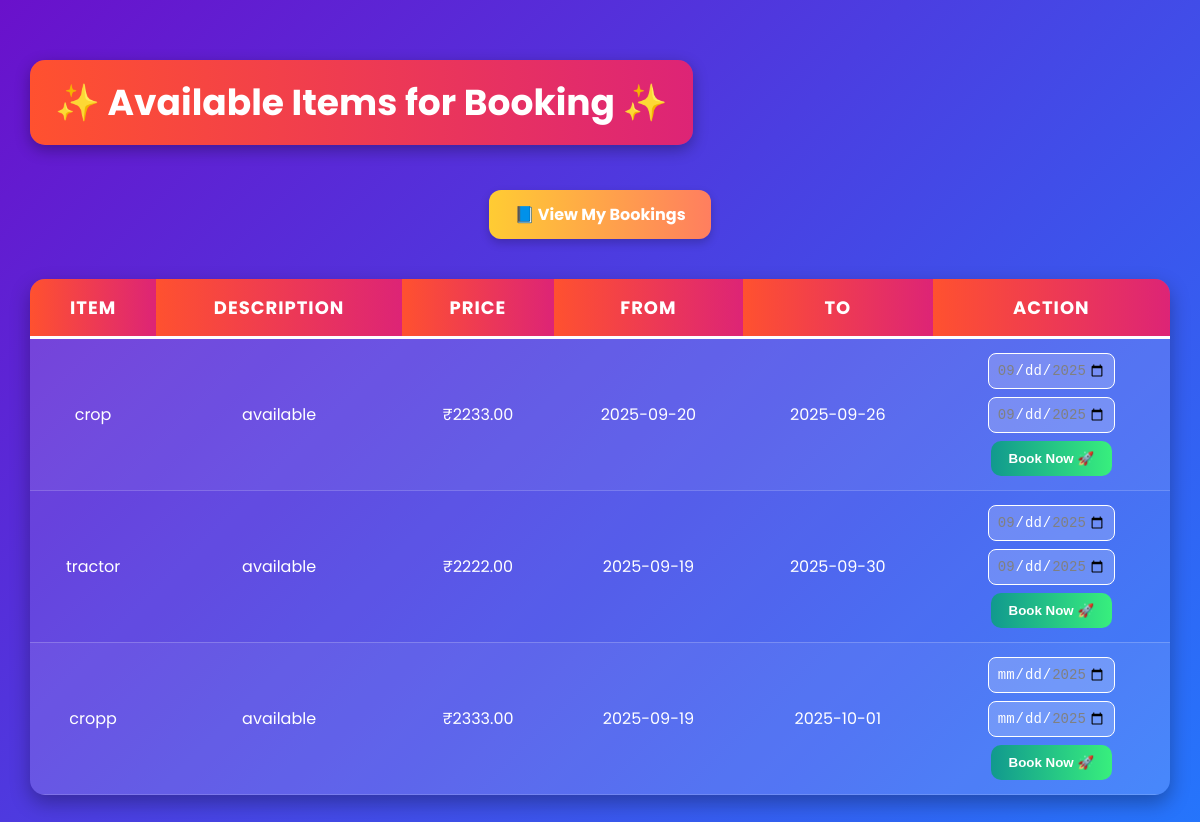
Page /items.php (signed in) on the committed database.
### tables this page shows
CREATE TABLE `items` (
  `item_id` int(11) NOT NULL,
  `item_name` varchar(100) NOT NULL,
  `description` text DEFAULT NULL,
  `price` decimal(10,2) NOT NULL,
  `available_from` date DEFAULT NULL,
  `available_to` date DEFAULT NULL,
  `status` enum('available','unavailable') DEFAULT 'available',
  `created_at` timestamp NOT NULL DEFAULT current_timestamp()
);

### items.php (the view, shortened to what this page needs)
<?php
require('conn.php');
$query = "SELECT * FROM items WHERE status='available'";
$result = $con->query($query);
?>
<!DOCTYPE html>
<html lang="en">
<head>
</head>
<body>
<h2>✨ Available Items for Booking ✨</h2>
<div style="text-align:center;">
  <a href="my_bookings.php" class="view-btn">📘 View My Bookings</a>
</div>
<table>
<tr>
  <th>Item</th>
  <th>Description</th>
  <th>Price</th>
  <th>From</th>
  <th>To</th>
  <th>Action</th>
</tr>
<?php while($row = $result->fetch_assoc()) { ?>
<tr>
  <td><?= $row['item_name'] ?></td>
  <td><?= $row['description'] ?></td>
  <td>₹<?= $row['price'] ?></td>
  <td><?= $row['available_from'] ?></td>
  <td><?= $row['available_to'] ?></td>
  <td>
    <form method="POST" action="book_item.php">
      <input type="date" name="from_date" required
             min="<?= $row['available_from'] ?>"
             max="<?= $row['available_to'] ?>">
      <input type="date" name="to_date" required
             min="<?= $row['available_from'] ?>"
             max="<?= $row['available_to'] ?>">
      <button type="submit">Book Now 🚀</button>
    </form>
  </td>
</tr>
<?php } ?>
</table>
</body>
</html>

### items.php (style rules this page uses)
body { font-family: 'Poppins', sans-serif; background: linear-gradient(135deg, #6a11cb, #2575fc); margin: 0; padding: 30px; color: #fff; }
h2 { text-align: center; font-size: 36px; margin-bottom: 25px; color: #fff; background: linear-gradient(to right, #ff512f, #dd2476); padding: 15px 25px; border-radius: 15px; display: inline-block; box-shadow: 0 5px 15px rgba(0,0,0,0.3); animation: fadeInDown 1s ease; }
.view-btn { display: inline-block; margin: 20px auto; padding: 12px 25px; background: #ffb347; background: linear-gradient(to right, #ffcc33, #ff7e5f); color: #fff; font-weight: bold; border-radius: 12px; text-decoration: none; font-size: 16px; box-shadow: 0 4px 10px rgba(0,0,0,0.2); transition: 0.3s ease; }
table { width: 100%; border-collapse: collapse; margin-top: 20px; background: rgba(255,255,255,0.1); border-radius: 15px; overflow: hidden; box-shadow: 0 8px 20px rgba(0,0,0,0.3); animation: fadeIn 1.2s ease; }
th { background: linear-gradient(to right, #ff512f, #dd2476); color: #fff; padding: 15px; font-size: 18px; text-transform: uppercase; letter-spacing: 1px; border-bottom: 3px solid #fff; }
td { padding: 14px; text-align: center; font-size: 16px; border-bottom: 1px solid rgba(255,255,255,0.2); }
tr:nth-child(even) { background: rgba(255,255,255,0.05); }
form { display: flex; flex-direction: column; align-items: center; gap: 8px; }
input[type="date"] { padding: 8px; border-radius: 8px; border: 1px solid #fff; outline: none; font-size: 14px; transition: 0.3s ease; background: rgba(255,255,255,0.2); color: #fff; }
button { padding: 10px 18px; border-radius: 10px; border: none; background: linear-gradient(to right, #11998e, #38ef7d); color: #fff; font-weight: bold; cursor: pointer; transition: transform 0.3s, background 0.3s, box-shadow 0.3s; }

### rows in the picture
items: item_name "crop", description "available", price "2233.00", available_from "2025-09-20", available_to "2025-09-26"
items: item_name "tractor", description "available", price "2222.00", available_from "2025-09-19", available_to "2025-09-30"
items: item_name "cropp", description "available", price "2333.00", available_from "2025-09-19", available_to "2025-10-01"
